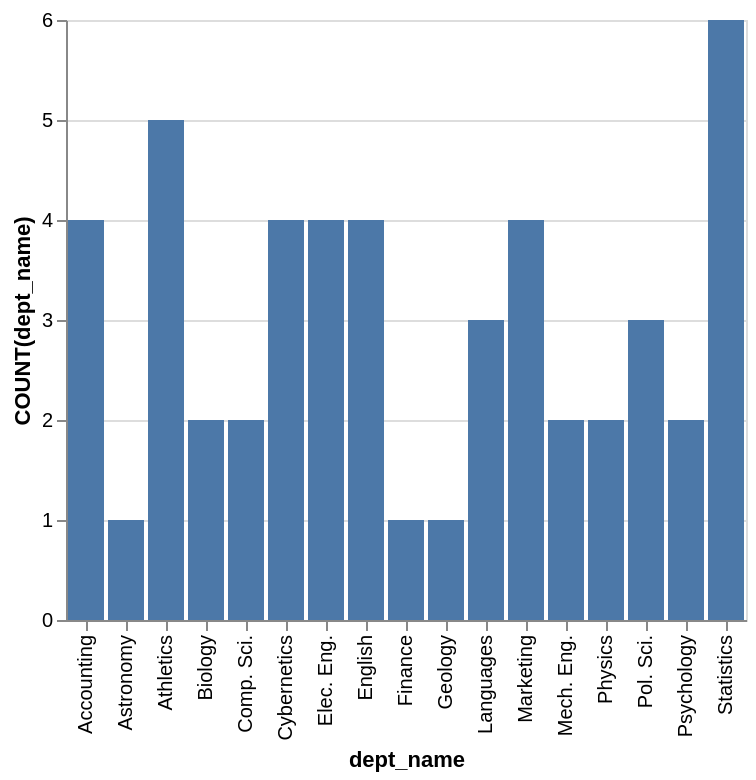

The specification (Vega-Lite) saved for this image:
### Vega-Lite specification from a JSON file in a GitHub repository (floating-point values rounded to 4 significant figures)
{"data": {"values": [{"x_data": "Accounting", "y_data": 4}, {"x_data": "Astronomy", "y_data": 1}, {"x_data": "Athletics", "y_data": 5}, {"x_data": "Biology", "y_data": 2}, {"x_data": "Comp. Sci.", "y_data": 2}, {"x_data": "Cybernetics", "y_data": 4}, {"x_data": "Elec. Eng.", "y_data": 4}, {"x_data": "English", "y_data": 4}, {"x_data": "Finance", "y_data": 1}, {"x_data": "Geology", "y_data": 1}, {"x_data": "Languages", "y_data": 3}, {"x_data": "Marketing", "y_data": 4}, {"x_data": "Mech. Eng.", "y_data": 2}, {"x_data": "Physics", "y_data": 2}, {"x_data": "Pol. Sci.", "y_data": 3}, {"x_data": "Psychology", "y_data": 2}, {"x_data": "Statistics", "y_data": 6}]}, "mark": "bar", "encoding": {"x": {"field": "x_data", "type": "nominal", "title": "dept_name", "sort": "ascending"}, "y": {"field": "y_data", "type": "quantitative", "title": "COUNT(dept_name)"}}}
